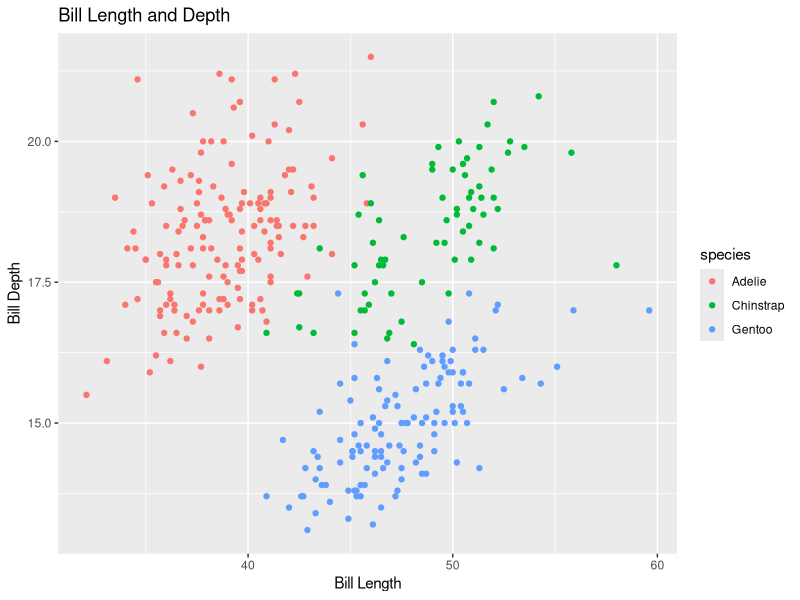
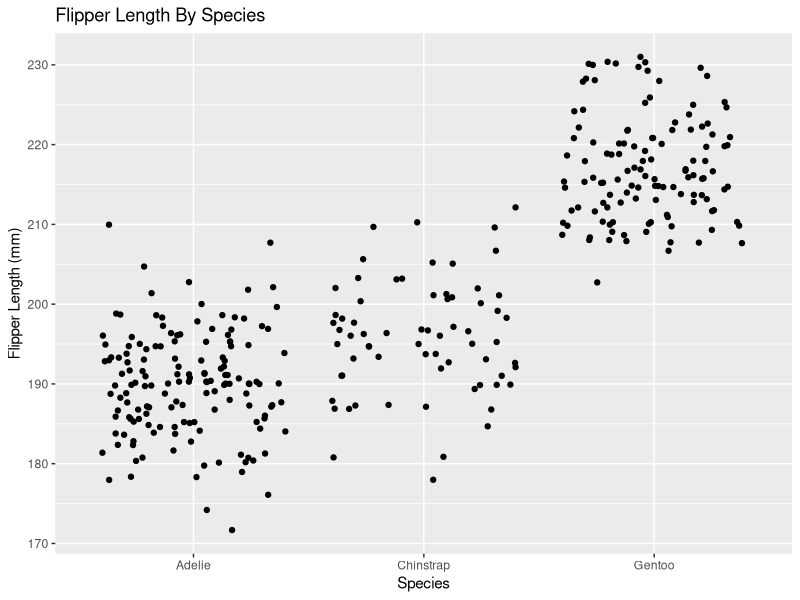

R code for these plots, in order:
## ---- chunk 1
library(tidyverse)
library(palmerpenguins)
data(package = 'palmerpenguins')
penguins <- penguins
## ---- chunk 2
#Find derivative

expr1 <- expression(x^2)


df_dx <- D(expr1, name = "x")

x <- 3
eval(df_dx)

## ---- chunk 3

expr2 <- expression(2 * (3*a + 2)^4 - 5)

dp_da <- D(expr2, name = "a")

a <- 1.2
eval(dp_da)
## ---- chunk 4
penguins <- penguins
ggplot(data = penguins, aes(x = bill_length_mm, y = bill_depth_mm, color = species)) + 
  labs(x = "Bill Length", y = "Bill Depth") +
  geom_point() +
  ggtitle("Bill Length and Depth")

## ---- chunk 5
ggplot(data = penguins, aes(x = species, y = flipper_length_mm)) +
  labs(x = "Species", y = "Flipper Length (mm)") +
  geom_jitter() + 
  ggtitle("Flipper Length By Species")
